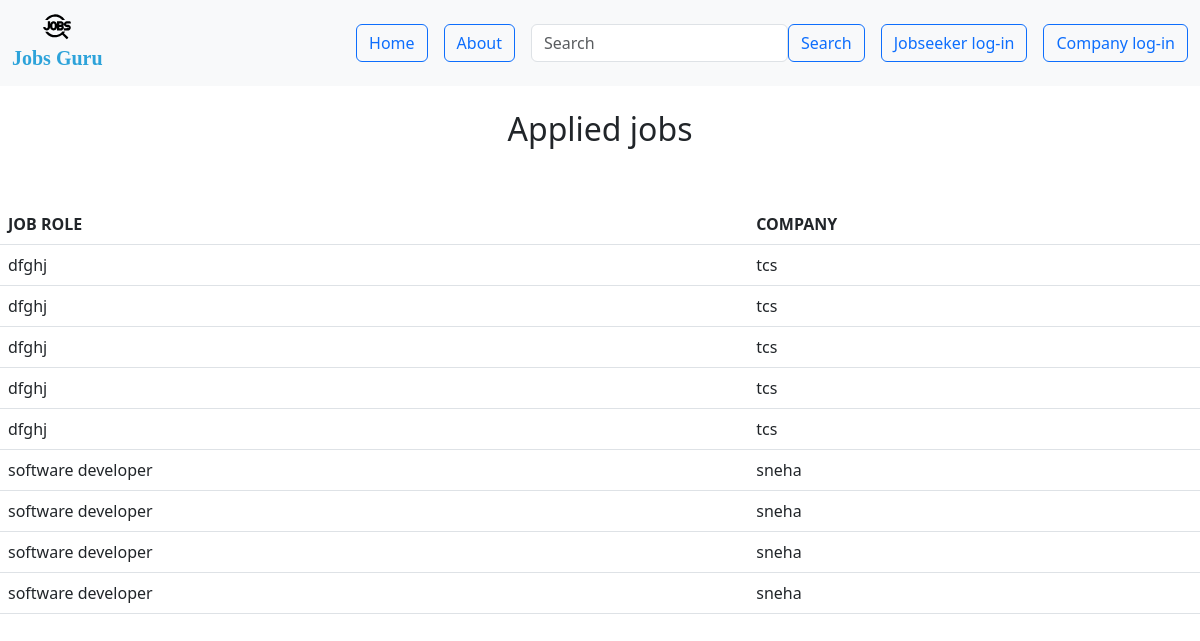
Screenshot of /applied_job/1 with the database file from the repository.
### jobapp/models.py (models this page shows)
class jobapplymodel(models.Model):
    company_name=models.CharField(max_length=20)
    designation=models.CharField(max_length=30)
    name=models.CharField(max_length=20)
    email=models.EmailField()
    qualification=models.CharField(max_length=20)
    phone_no=models.CharField(max_length=12)
    experience=models.CharField(max_length=30)
    resume=models.FileField(upload_to="jobapp/static")

### jobapp/views.py (the view)
# urls.py: path('applied_job/<int:id>',applied_jobs)
def applied_jobs(request,id):
    b=regmodel.objects.get(id=id)
    name1=b.uname
    data=jobapplymodel.objects.all()
    job=[]
    cnam=[]
    for i in data:
        if i.name==name1:
            jt=i.designation
            job.append(jt)
            name=i.company_name
            cnam.append(name)
    jobs=zip(job,cnam)
    return  render(request,'applied_jobs.html',{'jobs':jobs})

### jobapp/templates/applied_jobs.html (shortened to what this page needs)
<!DOCTYPE html>
<html lang="en">
<head>
     {% load static %}
    <link href="https://cdn.jsdelivr.net/npm/bootstrap@5.3.0/dist/css/bootstrap.min.css" rel="stylesheet">
</head>
<body>
<nav class="navbar navbar-expand-lg navbar-light bg-light">
    <div class="container-fluid">
        <a class="navbar-brand" href="#" style="text-align: center;">
            <img src="{% static 'ic.svg' %}" alt="Your Logo" width="30" height="30" class="d-inline-block align-top rounded-circle">
            <div style="font-family: 'Pacifico', cursive; color: rgb(45, 163, 218);" ><b>Jobs Guru</b></div>
        </a>
        <div class="collapse navbar-collapse" id="navbarNav">
            <ul class="navbar-nav ms-auto">
                <li class="nav-item">
                    <button class="btn btn-outline-primary me-3">Home</button>
                </li>
                <li class="nav-item">
                    <button class="btn btn-outline-primary me-3">About</button>
                </li>
                <li>
                    <form class="d-flex">
                        <input class="form-control" type="search" placeholder="Search" aria-label="Search" style="color: rgb(70, 161, 223);">
                        <button class="btn btn-outline-primary" type="submit">Search</button>
                    </form>
                </li>
                <li class="nav-item">
                    <button class="btn btn-outline-primary ms-3"  onclick="window.location.href='/log2/'">Jobseeker log-in</button>
                </li>
                <li class="nav-item">
                    <button class="btn btn-outline-primary ms-3" onclick="window.location.href='/log/'">Company log-in</button>
                </li>
            </ul>
        </div>
    </div>
</nav>
<br>
<h2 align="center">Applied jobs</h2>
<br><br>
<table class="table table-hover">
  <thead>
    <tr>
      <th scope="col">JOB ROLE</th>
      <th scope="col">COMPANY</th>
    </tr>
  </thead>
  <tbody>
  {% for i,j in jobs %}
    <tr>
      <td>{{i}}</td>
      <td>{{j}}</td>
    </tr>
  </tbody>
{% endfor %}
</body>
</html>

### rows the page displays
jobapplymodel: jobs "dfghj", jobs "tcs"
jobapplymodel: jobs "dfghj", jobs "tcs"
jobapplymodel: jobs "dfghj", jobs "tcs"
jobapplymodel: jobs "dfghj", jobs "tcs"
jobapplymodel: jobs "dfghj", jobs "tcs"
jobapplymodel: jobs "software developer", jobs "sneha"
jobapplymodel: jobs "software developer", jobs "sneha"
jobapplymodel: jobs "software developer", jobs "sneha"
jobapplymodel: jobs "software developer", jobs "sneha"
